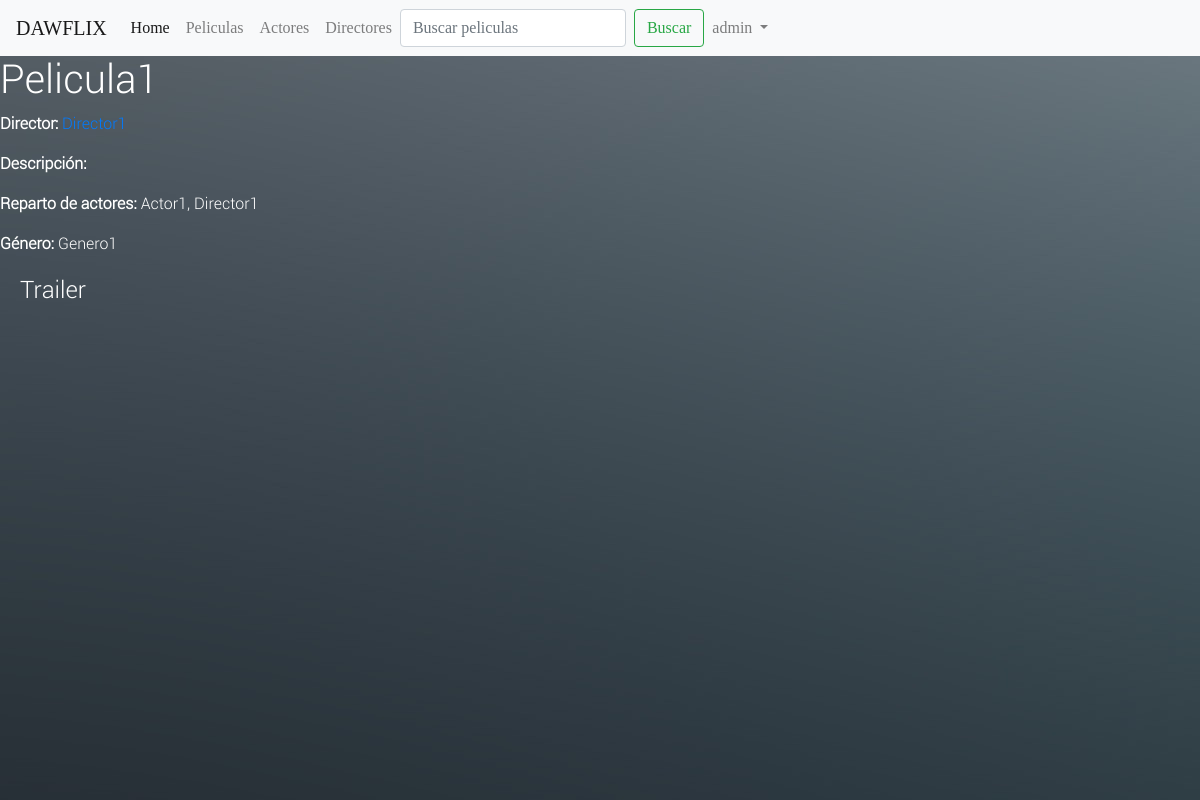
The page /videoclub/pelicula/4 (signed in) on the database its author committed.
### videoclub/models.py (models this page shows, shortened)
class Pelicula(models.Model):
    titulo = models.CharField(max_length=200, blank=False, default="")
    url = models.CharField(max_length=200, blank=False, default="")
    descripcion = models.TextField(max_length=1000, default="", help_text="Introduce una descripcion para la película")
    año = models.DateField(null=True, blank=True)
    models.DateField(null=True, blank=True)
    director = models.ForeignKey(Persona, related_name='director',on_delete=models.SET_NULL, null=True)
    reparto = models.ManyToManyField(Persona)
    urlPortada = models.CharField(max_length=200, default="")
    genero = models.ManyToManyField(Genero, help_text="Selecciona un género para esta pelicula")
    valoracion = models.PositiveIntegerField(help_text="Valor de 0-100")
    def get_url(self):
        return self.url

class Persona(models.Model):
    nombre = models.CharField(max_length=100, default="")
    date_of_birth = models.DateField(null=True, blank=True)
    date_of_death = models.DateField('Died', null=True, blank=True)
    esDirector = models.CharField(max_length=2, default="no",help_text="si/no , en minusculas todo")
    def __str__(self):
        return self.nombre

class Genero(models.Model):
    name = models.CharField(max_length=200, help_text="Introduzca un genero de película")
    def __str__(self):
        return self.name

### videoclub/views.py (the view)
# urls.py: url(r'^pelicula/(?P<pk>\d+)$', views.PeliculaDetailView.as_view(), name='pelicula-detalle'),
class PeliculaDetailView(LoginRequiredMixin, generic.DetailView):
    model = Pelicula

### videoclub/templates/videoclub/pelicula_detail.html
{% extends "base.html" %}
{% block content %}
  <h1>{{ pelicula.titulo }}</h1>
  <p><strong>Director:</strong> <a href="">{{ pelicula.director }}</a></p>
  <p><strong>Descripción:</strong> </p>
  <p><strong>Reparto de actores:</strong> {% for reparto in pelicula.reparto.all %} {{ reparto }}{% if not forloop.last %}, {% endif %}{% endfor %}
  <p><strong>Género:</strong> {% for genero in pelicula.genero.all %} {{ genero }}{% if not forloop.last %}, {% endif %}{% endfor %}</p>
  <div style="margin-left:20px;margin-top:20px">
    <h4>Trailer</h4>
    <iframe width="720" height="480" src="{{ pelicula.get_url }}" frameborder="0" allow="autoplay; encrypted-media" allowfullscreen></iframe>
  </div>
{% endblock %}

### videoclub/templates/base.html (shortened to what this page needs)
{% load staticfiles %}
<!DOCTYPE html>
<html lang="en">
<head>
  <link rel="stylesheet" href="https://maxcdn.bootstrapcdn.com/bootstrap/4.0.0/css/bootstrap.min.css"
>
  <link rel="stylesheet" type="text/css" href="{% static 'styles.css' %}" />
  {% load static %}
  <link rel="stylesheet" href="{% static 'css/styles.css' %}">
</head>
<body>
  <nav class="navbar navbar-expand-lg navbar-light bg-light">
    <a class="navbar-brand" href="#">DAWFLIX</a>
    <div class="collapse navbar-collapse" id="navbarSupportedContent">
      <ul class="navbar-nav mr-auto">
        <li class="nav-item active">
          <a class="nav-link" href="{% url 'index' %}">Home</a>
        </li>
        <li class="nav-item">
          <a class="nav-link" href="{% url 'peliculas' %}">Peliculas</a>
        </li>
        <li class="nav-item">
          <a class="nav-link" href="{% url 'actores' %}">Actores</a>
        </li>
        <li class="nav-item">
          <a class="nav-link" href="{% url 'directores' %}">Directores</a>
        </li>
        <form class="form-inline my-2 my-lg-0" action="{% url 'search' %}" method="get">
          <input class="form-control mr-sm-2" type="search" placeholder="Buscar peliculas" aria-label="Search" name="q">
          <button class="btn btn-outline-success my-2 my-sm-0" type="submit" value="Search">Buscar</button>
        </form>
        <div class="pull-right">
        <li class="nav-item dropdown">
          {% if user.is_authenticated %}
          <a class="nav-link dropdown-toggle" href="#" id="navbarDropdown" role="button" data-toggle="dropdown" aria-haspopup="true"
            aria-expanded="false">
            {{ user.get_username }}
          </a>
          {% else %}
          <li class="nav-item">
            <a href="{% url 'login'%}" role="button" class="nav-link" aria-haspopup="true" aria-expanded="false">Iniciar sesión</a>
          </li>
          {% endif %}
        </li>
        </div>
      </ul>
    </div>
  </nav>
  {% block content %}{% endblock %}
</body>
</html>

### videoclub/static/styles.css (style rules this page uses)
body { background: url('fondoLogin.jpg'); color: #fff; font-family: RobotoLight; }
nav { font-family: LemonMilklight; }
li { list-style-type: none; }

### rows shown on the page
Pelicula: titulo "Pelicula1"
Persona: nombre "Actor1"
Persona: nombre "Director1"
Genero: name "Genero1"

### other values the page prints
{{ user.get_username }} "admin"
